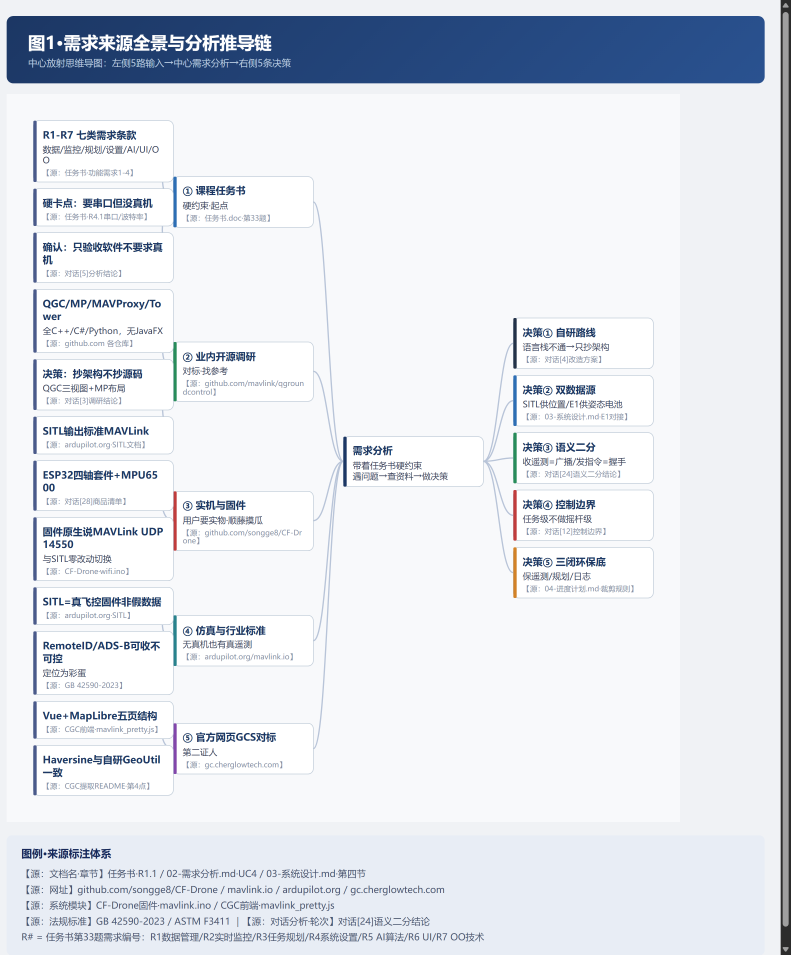
#> input picture 思维导图/01-需求分析过程与思路.png, 2372 x 2864 px, found by its file name (shown at 1/3 size); the run also reads 2 pictures not shown here
$ python gen_mindmap_v4.py
#> lines starting #> are read from the running program, lines starting #| are printed output that depends on the picture
# -*- coding: utf-8 -*-
"""
无人机地面站系统 思维导图生成器 v4
真正的树状思维导图：根节点+分支+贝塞尔曲线连接
图1: 双向思维导图(中心放射) - 需求分析过程
图2: 左→右逻辑结构图 - 功能完备性
图3: 上→下组织架构图 - 通讯架构
"""
import os, html, subprocess
from PIL import ImageFont
import PIL.Image as PILImage
PILImage.MAX_IMAGE_PIXELS = None

FR = "C:/Windows/Fonts/msyh.ttc"
FB = "C:/Windows/Fonts/msyhbd.ttc"
def F(path, sz): return ImageFont.truetype(path, sz)

class Node:
    def __init__(self, title, src="", desc="", color="#4a5a8a", children=None):
        self.title = title
        self.src = src
        self.desc = desc
        self.color = color
        self.children = children or []
        self.x = self.y = self.w = self.h = 0

def wrap(text, font, max_w):
#> called with text = '需求分析', max_w = 182
    lines = []
    for para in text.split("\n"):
        if not para.strip(): lines.append(""); continue
        cur = ""
        for ch in para:
            if font.getlength(cur + ch) > max_w and cur:
                lines.append(cur); cur = ch
            else: cur += ch
        if cur: lines.append(cur)
    return lines

def node_h(node, w, ft, fd, fs):
    iw = w - 28
    h = 12
    h += len(wrap(node.title, ft, iw)) * (ft.size + 4)
    if node.desc:
        h += 4 + len(wrap(node.desc, fd, iw)) * (fd.size + 3)
    if node.src:
        h += 4 + len(wrap(node.src, fs, iw)) * (fs.size + 2)
    return max(h, 34) + 8

# ===== 左→右布局 =====
def layout_lr(n, x, ys, xg, yg, w, ft, fd, fs):
    n.x = x; n.w = w; n.h = node_h(n, w, ft, fd, fs)
    if not n.children:
        n.y = ys; return n.h + yg
    th = 0
    for c in n.children:
        th += layout_lr(c, x + w + xg, ys + th, xg, yg, w, ft, fd, fs)
    fy = n.children[0].y; ly = n.children[-1].y + n.children[-1].h
    n.y = (fy + ly) / 2 - n.h / 2
    return max(th, n.h + yg)

# ===== 右→左布局(镜像) =====
def layout_rl(n, xr, ys, xg, yg, w, ft, fd, fs):
    n.w = w; n.x = xr - w; n.h = node_h(n, w, ft, fd, fs)
    if not n.children:
        n.y = ys; return n.h + yg
    th = 0
    for c in n.children:
        th += layout_rl(c, n.x, ys + th, xg, yg, w, ft, fd, fs)
    fy = n.children[0].y; ly = n.children[-1].y + n.children[-1].h
    n.y = (fy + ly) / 2 - n.h / 2
    return max(th, n.h + yg)

# ===== 上→下布局 =====
def layout_tb(n, xs, y, xg, yg, w, ft, fd, fs):
    n.w = w; n.h = node_h(n, w, ft, fd, fs); n.y = y
    if not n.children:
        n.x = xs; return w + xg
    tw = 0
    for c in n.children:
        tw += layout_tb(c, xs + tw, y + n.h + yg, xg, yg, w, ft, fd, fs)
    fx = n.children[0].x; lx = n.children[-1].x + n.children[-1].w
    n.x = (fx + lx) / 2 - n.w / 2
    return max(tw, w + xg)

# ===== SVG绘制 =====
def esc(t): return html.escape(t, quote=True)

def draw_node(n, ft, fd, fs):
    x, y, w, h, c = n.x, n.y, n.w, n.h, n.color
    s = [f'<rect x="{x:.0f}" y="{y:.0f}" width="{w:.0f}" height="{h:.0f}" rx="8" fill="white" stroke="#c0ccd8" stroke-width="1"/>']
    s.append(f'<rect x="{x:.0f}" y="{y:.0f}" width="5" height="{h:.0f}" rx="2" fill="{c}"/>')
    iw = w - 28; ty = y + 12; ix = x + 14
    for ln in wrap(n.title, ft, iw):
        s.append(f'<text x="{ix:.0f}" y="{ty+ft.size:.0f}" font-size="{ft.size}" font-weight="bold" fill="#1c3764" font-family="Microsoft YaHei">{esc(ln)}</text>')
        ty += ft.size + 4
    if n.desc:
        ty += 4
        for ln in wrap(n.desc, fd, iw):
            s.append(f'<text x="{ix:.0f}" y="{ty+fd.size:.0f}" font-size="{fd.size}" fill="#3a4560" font-family="Microsoft YaHei">{esc(ln)}</text>')
            ty += fd.size + 3
    if n.src:
        ty += 4
        for ln in wrap(n.src, fs, iw):
            s.append(f'<text x="{ix:.0f}" y="{ty+fs.size:.0f}" font-size="{fs.size}" fill="#8892a8" font-family="Microsoft YaHei">{esc(ln)}</text>')
            ty += fs.size + 2
    return "\n".join(s)

def conn_lr(p, c, xg):
    x1=p.x+p.w; y1=p.y+p.h/2; x2=c.x; y2=c.y+c.h/2; cx=x1+xg/2
    return f'<path d="M {x1:.0f} {y1:.0f} C {cx:.0f} {y1:.0f}, {cx:.0f} {y2:.0f}, {x2:.0f} {y2:.0f}" stroke="#b8c4d8" stroke-width="2" fill="none"/>'

def conn_rl(p, c, xg):
    x1=p.x; y1=p.y+p.h/2; x2=c.x+c.w; y2=c.y+c.h/2; cx=x1-xg/2
    return f'<path d="M {x1:.0f} {y1:.0f} C {cx:.0f} {y1:.0f}, {cx:.0f} {y2:.0f}, {x2:.0f} {y2:.0f}" stroke="#b8c4d8" stroke-width="2" fill="none"/>'

def conn_tb(p, c, yg):
    x1=p.x+p.w/2; y1=p.y+p.h; x2=c.x+c.w/2; y2=c.y; cy=y1+yg/2
    return f'<path d="M {x1:.0f} {y1:.0f} C {x1:.0f} {cy:.0f}, {x2:.0f} {cy:.0f}, {x2:.0f} {y2:.0f}" stroke="#b8c4d8" stroke-width="2" fill="none"/>'

def draw_conns(n, conn_fn, xg):
    parts = []
    for c in n.children:
        parts.append(conn_fn(n, c, xg))
        parts.extend(draw_conns(c, conn_fn, xg))
    return parts

# [6 lines left out: function draw_all, not called in this run]

def bounds(n):
    xs = [n.x, n.x+n.w]; ys = [n.y, n.y+n.h]
    for c in n.children:
        cx0,cy0,cx1,cy1 = bounds(c)
        xs += [cx0, cx1]; ys += [cy0, cy1]
    return min(xs), min(ys), max(xs), max(ys)

def gen_svg(root, layout_fn, conn_fn, xg, yg, w, ft, fd, fs, x_init, y_init):
    if layout_fn == layout_lr:
        layout_lr(root, x_init, y_init, xg, yg, w, ft, fd, fs)
    elif layout_fn == layout_tb:
        layout_tb(root, x_init, y_init, xg, yg, w, ft, fd, fs)
    x0,y0,x1,y1 = bounds(root)
    pad = 40
    cw = x1-x0+pad*2; ch = y1-y0+pad*2
    dx = pad - x0; dy = pad - y0
    def shift(n):
        n.x += dx; n.y += dy
        for c in n.children: shift(c)
    shift(root)
    parts = [f'<svg width="{cw:.0f}" height="{ch:.0f}" xmlns="http://www.w3.org/2000/svg">']
    parts.append(f'<rect width="100%" height="100%" fill="#f8f9fb"/>')
    parts.extend(draw_conns(root, conn_fn, xg))
    parts.append(draw_node(root, ft, fd, fs))
    def draw_subs(n):
        for c in n.children:
            parts.append(draw_node(c, ft, fd, fs))
            draw_subs(c)
    draw_subs(root)
    parts.append('</svg>')
    return "\n".join(parts), cw, ch

def wrap_html(svg, title, sub):
    return f'''<!DOCTYPE html>
<html lang="zh-CN"><head><meta charset="UTF-8">
<style>*{{margin:0;padding:0;box-sizing:border-box}}
body{{font-family:"Microsoft YaHei";background:#f0f2f5;padding:24px}}
.h{{background:linear-gradient(135deg,#1c3764,#2a5290);color:#fff;padding:22px 32px;border-radius:10px;margin-bottom:16px}}
.h h1{{font-size:26px;margin-bottom:4px}}.h p{{font-size:14px;color:#b8c8de}}
.leg{{margin-top:16px;background:#e8edf5;border-radius:8px;padding:16px 22px}}
.leg h3{{font-size:16px;color:#16285a;margin-bottom:8px}}
.leg p{{font-size:14px;color:#4a5570;line-height:1.7}}
</style></head><body>
<div class="h"><h1>{esc(title)}</h1><p>{esc(sub)}</p></div>
{svg}
<div class="leg"><h3>图例·来源标注体系</h3>
<p>【源：文档名·章节】任务书·R1.1 / 02-需求分析.md·UC4 / 03-系统设计.md·第四节</p>
<p>【源：网址】github.com/songge8/CF-Drone / mavlink.io / ardupilot.org / gc.cherglowtech.com</p>
<p>【源：系统模块】CF-Drone固件·mavlink.ino / CGC前端·mavlink_pretty.js</p>
<p>【源：法规标准】GB 42590-2023 / ASTM F3411 ｜【源：对话分析·轮次】对话[24]语义二分结论</p>
<p>R# = 任务书第33题需求编号：R1数据管理/R2实时监控/R3任务规划/R4系统设置/R5 AI算法/R6 UI/R7 OO技术</p>
</div></body></html>'''

# ===== 图1: 双向思维导图 =====
def gen_image1(out_dir):
    ft,fd,fs = F(FB,15),F(FR,13),F(FR,11)
    w, xg, yg = 210, 45, 10
    root = Node("需求分析", "", "带着任务书硬约束\n遇问题→查资料→做决策", "#1c3764")
    left = [
        Node("① 课程任务书", "【源：任务书.doc·第33题】", "硬约束·起点", "#2d6eb4", [
            Node("R1-R7 七类需求条款", "【源：任务书·功能需求1-4】", "数据/监控/规划/设置/AI/UI/OO"),
            Node("硬卡点：要串口但没真机", "【源：任务书·R4.1串口/波特率】"),
            Node("确认：只验收软件不要求真机", "【源：对话[5]分析结论】"),
        ]),
        Node("② 业内开源调研", "【源：github.com/mavlink/qgroundcontrol】", "对标·找参考", "#288c5a", [
            Node("QGC/MP/MAVProxy/Tower", "【源：github.com 各仓库】", "全C++/C#/Python，无JavaFX"),
            Node("决策：抄架构不抄源码", "【源：对话[3]调研结论】", "QGC三视图+MP布局"),
            Node("SITL输出标准MAVLink", "【源：ardupilot.org·SITL文档】"),
        ]),
        Node("③ 实机与固件", "【源：github.com/songge8/CF-Drone】", "用户要实物·顺藤摸瓜", "#c03c3c", [
            Node("ESP32四轴套件+MPU6500", "【源：对话[28]商品清单】"),
            Node("固件原生说MAVLink UDP 14550", "【源：CF-Drone·wifi.ino】", "与SITL零改动切换"),
        ]),
        Node("④ 仿真与行业标准", "【源：ardupilot.org/mavlink.io】", "无真机也有真遥测", "#28828c", [
            Node("SITL=真飞控固件非假数据", "【源：ardupilot.org·SITL】"),
            Node("RemoteID/ADS-B可收不可控", "【源：GB 42590-2023】", "定位为彩蛋"),
        ]),
        Node("⑤ 官方网页GCS对标", "【源：gc.cherglowtech.com】", "第二证人", "#8246aa", [
            Node("Vue+MapLibre五页结构", "【源：CGC前端·mavlink_pretty.js】"),
            Node("Haversine与自研GeoUtil一致", "【源：CGC提取README·第4点】"),
        ]),
    ]
    right = [
        Node("决策① 自研路线", "【源：对话[4]改造方案】", "语言栈不通→只抄架构", "#233248"),
        Node("决策② 双数据源", "【源：03-系统设计.md·E1对接】", "SITL供位置/E1供姿态电池", "#2d6eb4"),
        Node("决策③ 语义二分", "【源：对话[24]语义二分结论】", "收遥测=广播/发指令=握手", "#288c5a"),
        Node("决策④ 控制边界", "【源：对话[12]控制边界】", "任务级不做摇杆级", "#c03c3c"),
        Node("决策⑤ 三闭环保底", "【源：04-进度计划.md·裁剪规则】", "保遥测/规划/日志", "#d28228"),
    ]

    # 1. 根节点尺寸
    root.w = w; root.h = node_h(root, w, ft, fd, fs)

    # 2. 布局右侧子树（从x=0临时开始）
    rh = 0
    for c in right:
        rh += layout_lr(c, 0, rh, xg, yg, w, ft, fd, fs)
    # 3. 布局左侧子树（从x=w临时开始，向左展开）
    lh = 0
    for c in left:
        lh += layout_rl(c, w, lh, xg, yg, w, ft, fd, fs)

    # 4. 总高度
    total_h = max(rh, lh, root.h)
    # 根节点居中
    root.x = 0; root.y = total_h / 2 - root.h / 2

    # 5. 移动右侧子树到根右侧
    rx_target = root.x + root.w + xg
    ry_offset = (total_h - rh) / 2
    for c in right:
        def shift(n, dx, dy):
            n.x += dx; n.y += dy
            for ch in n.children: shift(ch, dx, dy)
        shift(c, rx_target, ry_offset)

    # 6. 移动左侧子树到根左侧
    lx_target = root.x - xg  # 左侧子树右边缘
    ly_offset = (total_h - lh) / 2
    for c in left:
        def shift2(n, dx, dy):
            n.x += dx; n.y += dy
            for ch in n.children: shift2(ch, dx, dy)
        # layout_rl设置c.x = xr - w，xr=w，所以c.x = 0，需要移到 lx_target - w
        shift2(c, lx_target - c.x - c.w, ly_offset)

    # 7. 计算bounds
    def collect(n, lst):
        lst.append(n)
        for c in n.children: collect(c, lst)
    nodes = [root]
    for c in left + right: collect(c, nodes)
    xs = [n.x for n in nodes] + [n.x + n.w for n in nodes]
    ys = [n.y for n in nodes] + [n.y + n.h for n in nodes]
    x0, y0, x1, y1 = min(xs), min(ys), max(xs), max(ys)
    pad = 40
    cw = x1 - x0 + pad * 2; ch = y1 - y0 + pad * 2
    dx = pad - x0; dy = pad - y0
    for n in nodes: n.x += dx; n.y += dy

    # 8. 生成SVG
    parts = [f'<svg width="{cw:.0f}" height="{ch:.0f}" xmlns="http://www.w3.org/2000/svg">']
    parts.append(f'<rect width="100%" height="100%" fill="#f8f9fb"/>')
    for c in left:
        parts.append(conn_rl(root, c, xg))
        parts.extend(draw_conns(c, conn_rl, xg))
    for c in right:
        parts.append(conn_lr(root, c, xg))
        parts.extend(draw_conns(c, conn_lr, xg))
    parts.append(draw_node(root, ft, fd, fs))
    def draw_sub(n):
        parts.append(draw_node(n, ft, fd, fs))
        for ch in n.children: draw_sub(ch)
    for c in left + right: draw_sub(c)
    parts.append('</svg>')
    svg = "\n".join(parts)
    h = wrap_html(svg, "图1·需求来源全景与分析推导链", "中心放射思维导图：左侧5路输入→中心需求分析→右侧5条决策")
    hp = os.path.join(out_dir, "图1-需求分析过程与思路.html")
    with open(hp, "w", encoding="utf-8") as f: f.write(h)
    return hp

# ===== 图2: 左→右逻辑结构图 =====
def gen_image2(out_dir):
    ft,fd,fs = F(FB,15),F(FR,13),F(FR,11)
    w, xg, yg = 215, 45, 10
    root = Node("无人机地面站系统", "", "任务书第33题·功能完备性全景", "#1c3764", [
        Node("R1 数据管理", "【源：任务书·功能需求1】", "XML/航点/集合类", "#2d6eb4", [
            Node("R1.1 导入导出XML任务文件", "【源：任务书·R1.1】【源：03-系统设计.md·第六节】", "XMLEncoder读写+字段校验"),
            Node("R1.2 航点手动编辑", "【源：任务书·R1.1】【源：02-需求分析.md·UC3】", "列表+地图拖拽双向联动"),
            Node("R1.3 集合类管理数据", "【源：任务书·R7.1】", "LinkedList航点/HashMap参数"),
        ]),
        Node("R2 实时监控", "【源：任务书·功能需求2】", "状态/地图/图表", "#288c5a", [
            Node("R2.1 状态面板", "【源：任务书·R2.1】【源：03-系统设计.md·第三节】", "位置/高度/速度/电池/信号"),
            Node("R2.2 地图显示区", "【源：任务书·R2.2】【源：03-系统设计.md·第五节】", "OSM瓦片+Web Mercator投影"),
            Node("R2.3 传感器数据图表", "【源：任务书·R2.3】【源：任务书·R7.1】", "Canvas+LineChart动态曲线"),
        ]),
        Node("R3 任务规划", "【源：任务书·功能需求3】", "航点+冲突检测", "#c03c3c", [
            Node("R3.1 航点添加与飞行模式", "【源：任务书·R3.1】【源：02-需求分析.md·数据字典】", "CRUISE/LOITER/TAKEPHOTO"),
            Node("R3.2 航点预览与冲突检测", "【源：任务书·R3.2】【源：03-系统设计.md·ConflictChecker】", "<50m标红+超航程标红"),
        ]),
        Node("R4 系统设置", "【源：任务书·功能需求4】", "通信参数+日志", "#d28228", [
            Node("R4.1 通信参数配置", "【源：任务书·R4.1】【源：03-系统设计.md·CommunicationService】", "串口/波特率/采样间隔"),
            Node("R4.2 日志备份与恢复", "【源：任务书·R4.2】【源：03-系统设计.md·CsvLogStore】", "CSV备份+按日期/型号筛选"),
        ]),
        Node("R5 AI算法", "【源：任务书·AI功能·禁第三方库】", "贪婪+线性回归", "#8246aa", [
            Node("R5.1 贪婪最短路径", "【源：任务书·AI功能1】【源：03-系统设计.md·PathOptimizer】", "O(n²)最近邻+2-opt对比"),
            Node("R5.2 电池电量预测", "【源：任务书·AI功能2】【源：03-系统设计.md·BatteryPredictor】", "线性回归·手写3×3矩阵求逆"),
        ]),
        Node("R6 JavaFX UI", "【源：任务书·UI要求】", "FXML+CSS主题", "#4a5a8a", [
            Node("R6.1 SceneBuilder+FXML", "【源：任务书·UI要求1】【源：03-系统设计.md·第一节】", "四区布局+Property绑定"),
            Node("R6.2 主题切换与预警", "【源：任务书·UI要求2】【源：03-系统设计.md·ThemeManager】", "白天/夜间CSS+低电量闪烁"),
        ]),
        Node("R7 面向对象", "【源：任务书·OO要求】", "系统类+自定义类+异常", "#3a6a5a", [
            Node("R7.1 系统类使用", "【源：任务书·OO要求1】【源：03-系统设计.md·第二节】", "File/XML/BufferedReader/Timer/Canvas/LineChart"),
            Node("R7.2 四个自定义类", "【源：任务书·OO要求2】【源：03-系统设计.md·第三节】", "Drone/Waypoint/PathOptimizer/CommService"),
            Node("R7.3 设计原则与异常处理", "【源：任务书·OO要求3】【源：03-系统设计.md·第八节】", "封装/单一职责+连接失败/格式错误/坐标越界"),
        ]),
        Node("用例(11个·含异常流)", "【源：02-需求分析.md·第二节】", "UC1-UC11", "#8a5a30", [
            Node("UC1-UC3 文件与编辑", "【源：02-需求分析.md·UC1-3】", "导入→格式错误弹窗/导出→不可写报错/编辑→越界标红"),
            Node("UC4-UC8 监控与规划", "【源：02-需求分析.md·UC4-8】", "断线→重连3次退手动/冲突→标红/预测→参数校验"),
            Node("UC9-UC11 日志与设置", "【源：02-需求分析.md·UC9-11】", "CSV坏行→跳过计数/设置越界→恢复默认/主题切换"),
        ]),
        Node("非功能需求(5条)", "【源：02-需求分析.md·第三节】", "性能/可靠/维护/合规/演示", "#5a5070", [
            Node("性能·UI不卡顿", "【源：02-需求分析.md·非功能1】", "遥测与FX线程隔离"),
            Node("可靠性·自动重连", "【源：02-需求分析.md·非功能2】", "指数退避3次转手动"),
            Node("合规·零第三方依赖", "【源：02-需求分析.md·非功能4】", "开源仅借架构代码全自写"),
            Node("演示稳健性·CSV回放", "【源：02-需求分析.md·非功能5】", "不依赖SITL存活"),
        ]),
        Node("数据字典", "【源：02-需求分析.md·第四节】", "关键字段约束", "#5a4060", [
            Node("航点约束", "【源：02-需求分析.md·数据字典】", "|lat|≤90 |lon|≤180 alt>0 hold≥0"),
            Node("动作/优先级枚举", "【源：02-需求分析.md·数据字典】", "CRUISE/LOITER/TAKEPHOTO priority 1-5"),
        ]),
    ])
    svg, cw, ch = gen_svg(root, layout_lr, conn_lr, xg, yg, w, ft, fd, fs, 40, 40)
    h = wrap_html(svg, "图2·系统功能完备性全景", "左→右逻辑结构图：根→R1-R7+用例+非功能+数据字典→子需求（含来源标注）")
    hp = os.path.join(out_dir, "图2-系统功能完备性全景.html")
    with open(hp, "w", encoding="utf-8") as f: f.write(h)
    return hp

# ===== 图3: 上→下组织架构图 =====
def gen_image3(out_dir):
    ft,fd,fs = F(FB,15),F(FR,13),F(FR,11)
    w, xg, yg = 210, 25, 50
    root = Node("通讯架构", "", "物理→协议→语义→数据源→验证", "#1c3764", [
        Node("物理链路层", "【源：ardupilot.org·SITL】【源：CF-Drone·wifi.ino】", "换介质不换协议", "#2d6eb4", [
            Node("SITL模拟(主线)", "【源：ardupilot.org·SITL文档】", "本机UDP 127.0.0.1:14550"),
            Node("E1实机WiFi AP", "【源：CF-Drone·wifi.ino】【源：对话[35]】", "UDP 14550同端口零改动"),
            Node("串口电台(野外)", "【源：对话[20]无线链路】【源：任务书·R4.1】", "433/915MHz→USB→COM口"),
        ]),
        Node("MAVLink协议层", "【源：mavlink.io·协议规范】", "帧结构+报文清单", "#288c5a", [
            Node("帧结构", "【源：mavlink.io】【源：03-系统设计.md·第四节】", "0xFE|LEN|SEQ|SYSID|COMPID|MSGID|PAYLOAD|CRC"),
            Node("上行报文(广播)", "【源：mavlink.io·消息定义】", "HEARTBEAT/SYS_STATUS/POSITION_INT/VFR_HUD"),
            Node("下行报文(握手)", "【源：mavlink.io·消息定义】", "COMMAND_LONG/MISSION_REQUEST/ACK"),
            Node("E1实机报文差异", "【源：CF-Drone·mavlink.ino】", "ATTITUDE 10Hz/无GPS/位置由SITL补"),
        ]),
        Node("语义二分(核心设计)", "【源：对话[24]语义二分结论】", "一套协议两种语义", "#8246aa", [
            Node("遥测=广播式", "【源：对话[24]】【源：03-系统设计.md·第四节】", "飞控只管推谁连谁看"),
            Node("指令=握手式", "【源：对话[24]】【源：mavlink.io·MISSION协议】", "发COMMAND_LONG必须等ACK"),
        ]),
        Node("数据源生态", "【源：对话[23]数据源总谱】", "四类各司其职", "#d28228", [
            Node("SITL模拟", "【源：ardupilot.org·SITL】", "¥0·必做·主线"),
            Node("E1实机", "【源：github.com/songge8/CF-Drone】", "¥100-200·强烈建议"),
            Node("ADS-B航班", "【源：dump1090·1090MHz】", "¥100-200·可选彩蛋"),
            Node("RemoteID", "【源：GB 42590-2023】", "¥0·答辩话术"),
        ]),
        Node("四证人验证链", "【源：对话[14]证据链四步法】", "不自己给自己作证", "#c03c3c", [
            Node("①SITL回执", "【源：对话[14]】【源：ardupilot.org】", "发指令→ACK→航迹变化"),
            Node("②MP同屏对账", "【源：对话[14]】【源：github.com/ArduPilot/MissionPlanner】", "官方独立实现同屏看"),
            Node("③Wireshark抓包", "【源：对话[18]验收级铁证】", "0xFE原始字节流肉眼可辨"),
            Node("④CGC同屏比对", "【源：gc.cherglowtech.com】【源：对话[35]】", "官方网页GCS第二证人"),
        ]),
    ])
    svg, cw, ch = gen_svg(root, layout_tb, conn_tb, xg, yg, w, ft, fd, fs, 40, 40)
    h = wrap_html(svg, "图3·通讯架构·数据流·验证证据链", "上→下组织架构图：物理链路→MAVLink协议→语义二分→数据源→四证人验证")
    hp = os.path.join(out_dir, "图3-通讯架构与数据流.html")
    with open(hp, "w", encoding="utf-8") as f: f.write(h)
    return hp

def render_png(html_path, png_path, width=3200):
#> called with width = 3200
    import re
    with open(html_path, "r", encoding="utf-8") as f:
        content = f.read()
    m = re.search(r'<svg width="([\d.]+)" height="([\d.]+)"', content)
    if not m:
        print(f"ERROR: no SVG found in {html_path}"); return
    svg_w, svg_h = float(m.group(1)), float(m.group(2))
    # 标题约80 + 图例约200 + padding 48 = 328
    total_h = int(svg_h + 340)
    total_w = max(int(svg_w) + 60, 1200)
    h = html_path.replace("\\","/")
    subprocess.run([
        "C:\\Program Files (x86)\\Microsoft\\Edge\\Application\\msedge.exe",
        "--headless", "--disable-gpu", "--force-device-scale-factor=2",
        f"--window-size={total_w},{total_h}",
        f"--screenshot={png_path}",
        f"file:///{h}"
    ], capture_output=True, timeout=30)
#> (this line was passed over: subprocess is not available in this run)
    from PIL import Image, ImageChops
    img = Image.open(png_path)
#> img is the input picture: PIL image 2372x2864 RGB; mean R, G, B 224.3, 228.4, 235.2
    bg = Image.new("RGB", img.size, (240,242,245))
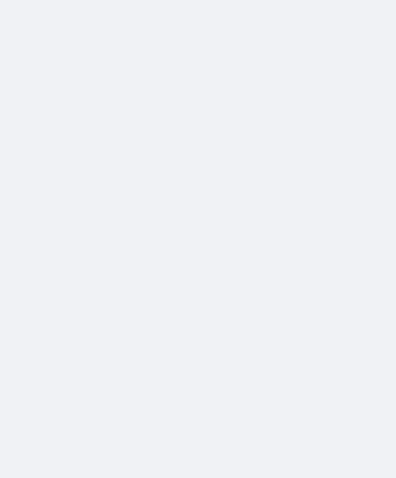
#> bg: PIL image 2372x2864 RGB (shown at 1/6 size); mean R, G, B 240, 242, 245
    diff = ImageChops.difference(img.convert("RGB"), bg)
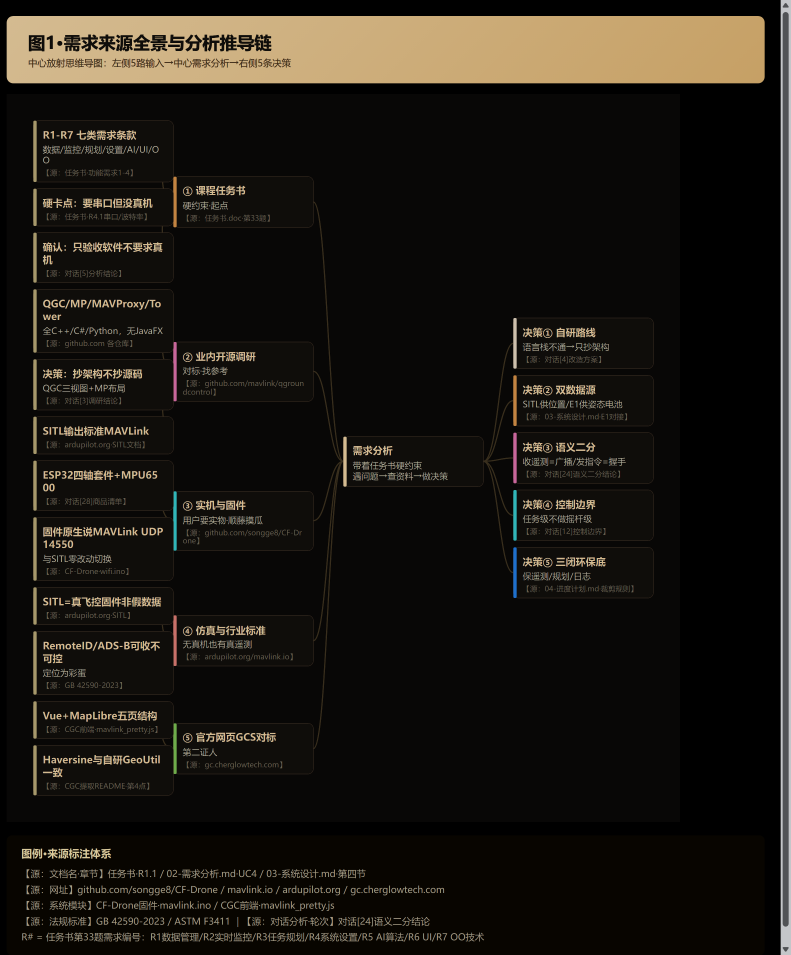
#> diff: PIL image 2372x2864 RGB (shown at 1/3 size); mean R, G, B 28, 24.3, 18.5
    bbox = diff.getbbox()
#> bbox = (20, 0, 2372, 2864)
    if bbox:
        p = 20
        bbox = (max(0,bbox[0]-p),max(0,bbox[1]-p),min(img.size[0],bbox[2]+p),min(img.size[1],bbox[3]+p))
#> bbox = (0, 0, 2372, 2864)
#> (the rest of the program and of its run is left out)
